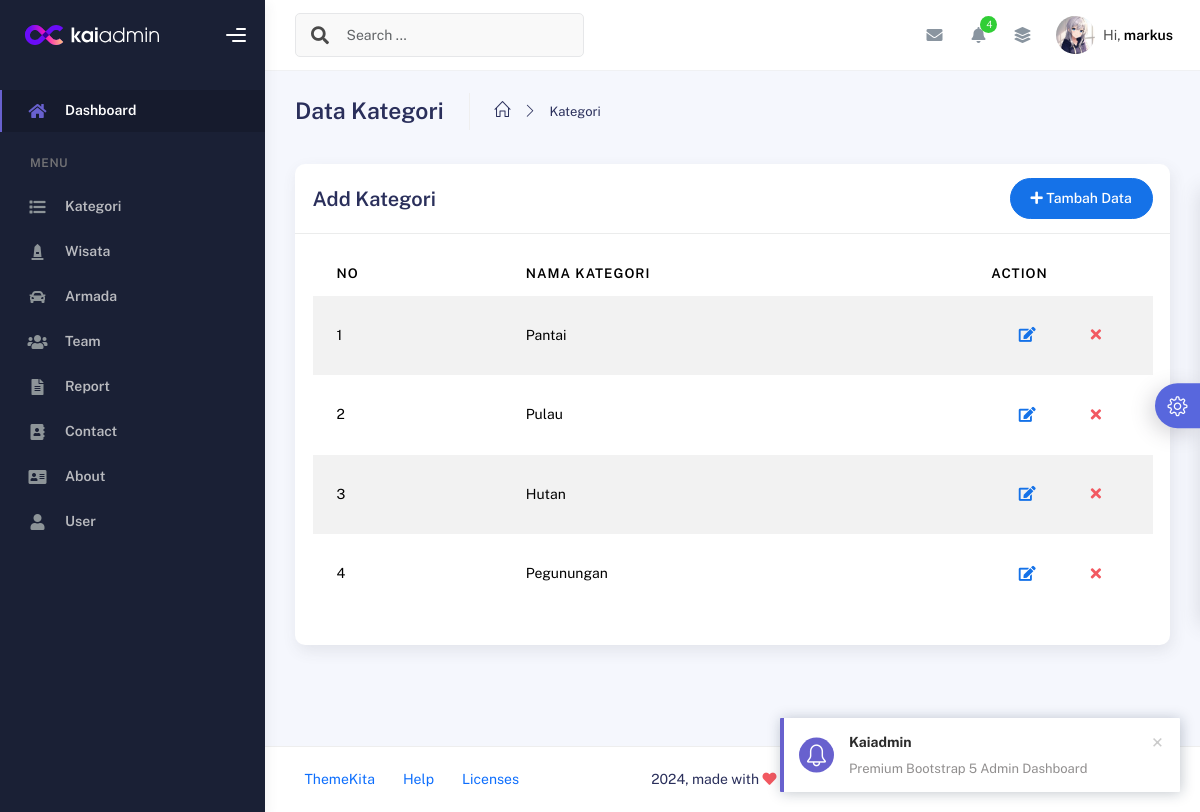
Page /admin/?page=kategori/index (signed in) on the committed database.
### tables this page shows
CREATE TABLE `kategori` (
  `id_kategori` int(11) NOT NULL AUTO_INCREMENT,
  `nama_kategori` varchar(50) DEFAULT NULL,
  PRIMARY KEY (`id_kategori`)
);

### admin/index.php (called while the page is built, shortened)
<?php
include "layout/header.php";
include "content.php";
include "layout/footer.php";

### admin/kategori/index.php (the view, shortened to what this page needs)
<div class="container">
    <div class="page-inner">
        <div class="page-header">
            <h3 class="fw-bold mb-3">Data Kategori</h3>
            <ul class="breadcrumbs mb-3">
                <li class="nav-home">
                    <a href="#">
                        <i class="icon-home"></i>
                    </a>
                </li>
                <li class="separator">
                    <i class="icon-arrow-right"></i>
                </li>
                <li class="nav-item">
                    <a href="#">Kategori</a>
                </li>
            </ul>
        </div>
        <div class="row">
            <div class="col-md-12">
                <div class="card">
                    <div class="card-header">
                        <div class="d-flex align-items-center">
                            <h4 class="card-title">Add Kategori</h4>
                            <button
                                class="btn btn-primary btn-round ms-auto"
                                data-bs-toggle="modal"
                                data-bs-target="#addRowModal">
                                <i class="fa fa-plus"></i>
                                Tambah Data
                            </button>
                        </div>
                    </div>
                    <div class="card-body">
                        <div class="table-responsive">
                            <table
                                id="add-row"
                                class="display table table-striped table-hover">
                                <thead>
                                    <tr>
                                        <th>No</th>
                                        <th>Nama Kategori</th>
                                        <th style="width: 10%">Action</th>
                                    </tr>
                                </thead>
                                <tbody>
                                    <?php
                                    $no = 1;
                                    $data = mysqli_query($koneksi, "SELECT * FROM kategori ");
                                    while ($d = mysqli_fetch_array($data)) {
                                    ?>
                                        <tr>
                                            <td><?= $no++; ?></td>
                                            <td><?= $d['nama_kategori']; ?></td>
                                            <td>
                                                <div class="form-button-action">
                                                    <a
                                                        type="button"
                                                        title="Edit"
                                                        class="btn btn-link btn-primary btn-lg"
                                                        data-original-title="Edit Task"
                                                        data-bs-toggle="modal"
                                                        data-bs-target="#editRowModal<?= $d['id_kategori']; ?>">
                                                        <i class="fa fa-edit"></i>
                                                    </a>
                                                    <a
                                                        type="button"
                                                        data-bs-toggle="tooltip"
                                                        title="Hapus"
                                                        class="btn btn-link btn-danger btn-lg"
                                                        data-original-title="Remove"
                                                        href="kategori/proses_hapus.php?id_kategori=<?= $d['id_kategori']; ?>" onclick="return confirm('Apakah anda yakin akan dihapus!');">
                                                        <i class="fa fa-times"></i>
                                                    </a>
                                                </div>
                                            </td>
                                        </tr>
                                    <?php
                                    }
                                    ?>
                                </tbody>
                            </table>
                        </div>
                    </div>
                </div>
            </div>
        </div>
    </div>
</div>

### rows in the picture
kategori: nama_kategori "Pantai"
kategori: nama_kategori "Pulau"
kategori: nama_kategori "Hutan"
kategori: nama_kategori "Pegunungan"

### other values in the picture
$_SESSION['username'] "markus"
